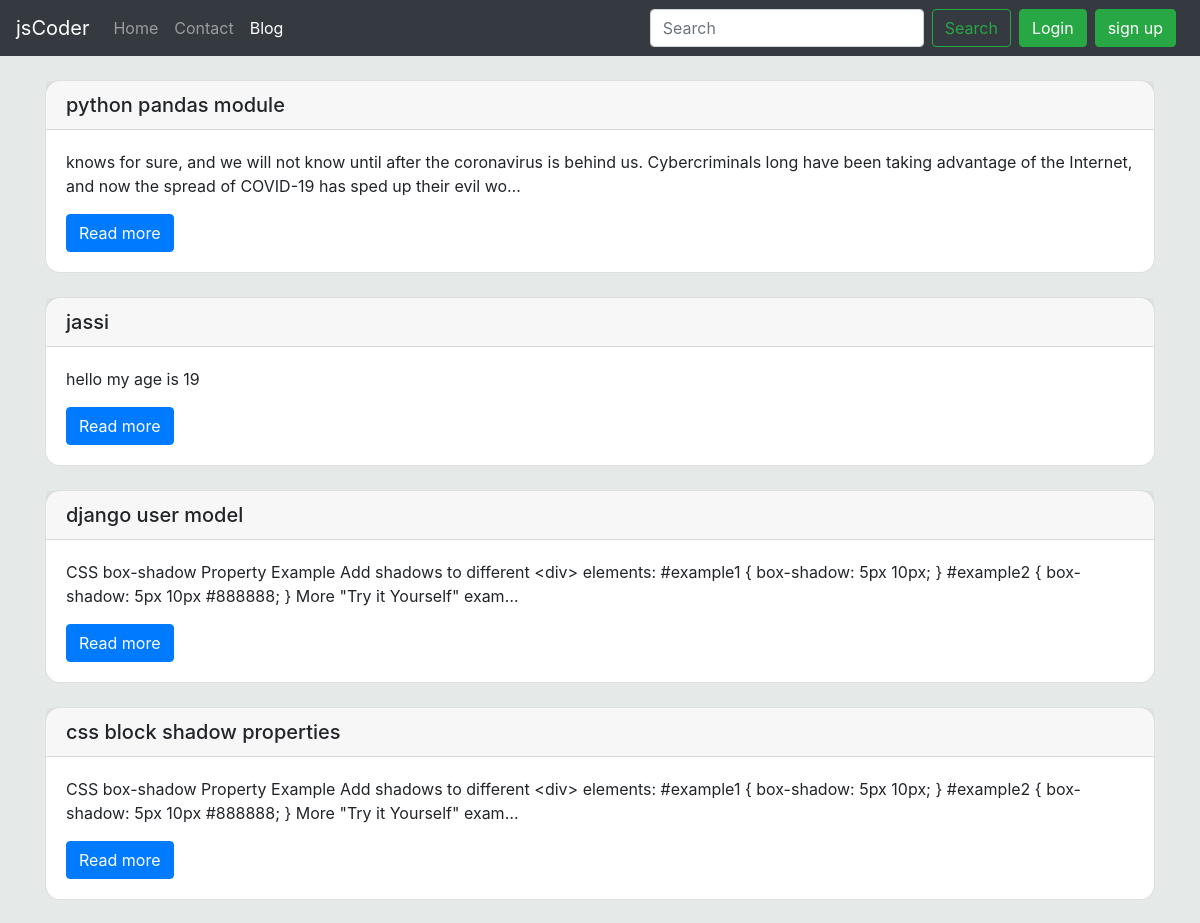
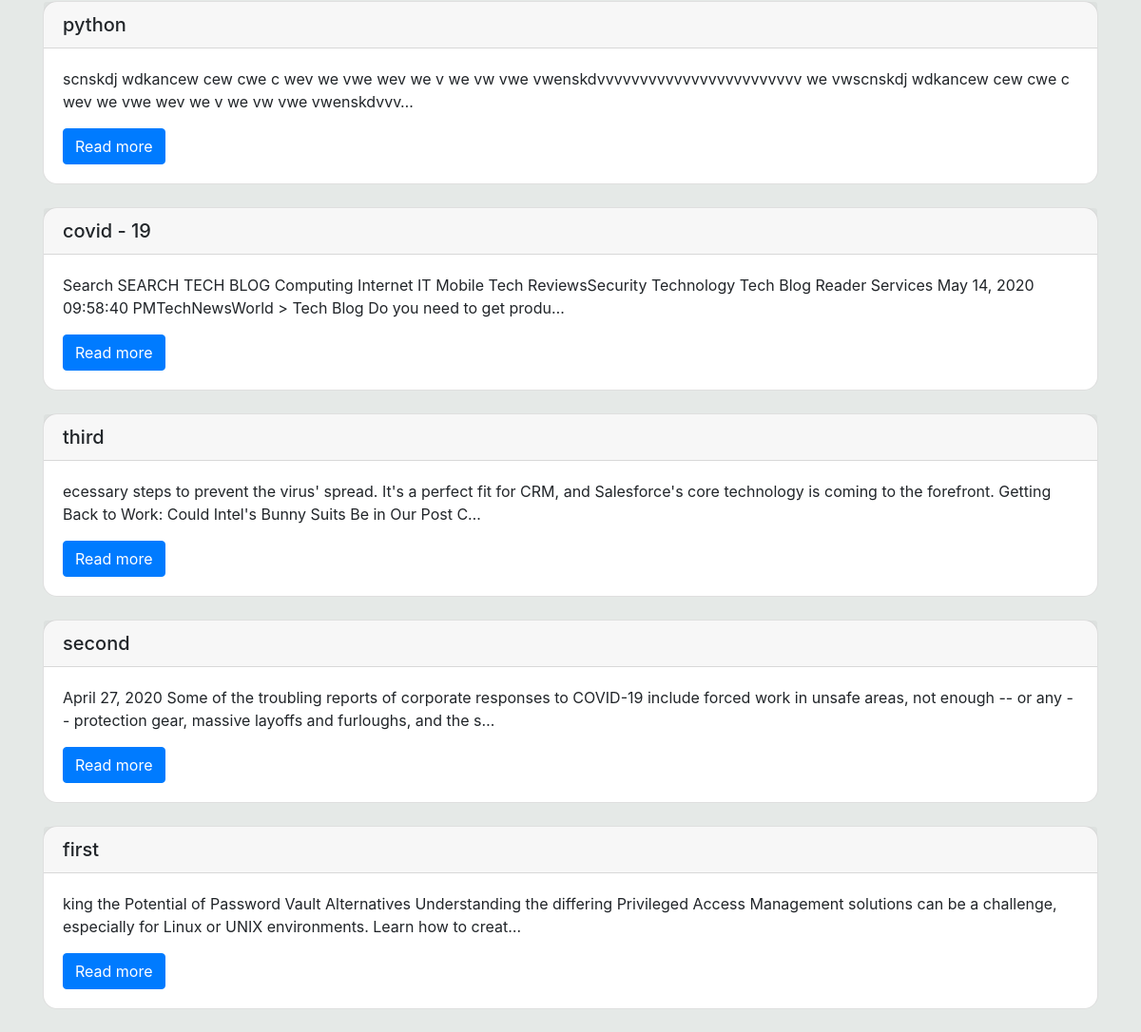
Screenshot of /blog/ with the database file from the repository (2 pictures, top to bottom).
### blog/models.py (models this page shows, shortened)
class Post(models.Model):
    id = models.AutoField
    title = models.CharField(max_length=100)
    content = models.TextField()
    date = models.DateField(auto_now=True)

### blog/views.py (the view)
# urls.py: path('',views.bloghome,name="bloghome"),
def bloghome(request):
    posts = Post.objects.all()[::-1]
    param = {'posts':posts}
    return render(request,'blog/bloghome.html',param)

### templates/blog/bloghome.html (shortened to what this page needs)
{% extends 'base.html' %}
{% block activeblog %}active
{% endblock activeblog %}
{% block body %}
{% load static %}
<link rel="stylesheet" href="{%static 'css/shadow.css'%}">
<div class="container">
    {% for post in posts %}
    <div class="card my-4 postsshadow" style="border-radius: 15px;">
    <h5 class="card-header">{{post.title}}</h5>
    <div class="card-body">
        <p class="card-text">{{post.content|truncatechars:200}}</p>
        <a href="/blog/{{post.title}}" class="btn btn-primary">Read more</a>
    </div>
    </div>
    {% endfor %}
</div>
{% endblock body %}

### rows the page displays
Post: title "python pandas module", content "knows for sure, and we will not know until after the coronavirus is behind us. Cybercriminals long have been taking advantage of the Internet, and now the spread of COVID-19 has sped up their evil wo…"
Post: title "jassi", content "hello my age is 19"
Post: title "django user model", content "CSS box-shadow Property Example Add shadows to different <div> elements: #example1 { box-shadow: 5px 10px; } #example2 { box-shadow: 5px 10px #888888; } More \"Try it Yourself\" exam…"
Post: title "css block shadow properties", content "CSS box-shadow Property Example Add shadows to different <div> elements: #example1 { box-shadow: 5px 10px; } #example2 { box-shadow: 5px 10px #888888; } More \"Try it Yourself\" exam…"
Post: title "python", content "scnskdj wdkancew cew cwe c wev we vwe wev we v we vw vwe vwenskdvvvvvvvvvvvvvvvvvvvvvvvv we vwscnskdj wdkancew cew cwe c wev we vwe wev we v we vw vwe vwenskdvvv…"
Post: title "covid - 19", content "Search SEARCH TECH BLOG Computing Internet IT Mobile Tech ReviewsSecurity Technology Tech Blog Reader Services May 14, 2020 09:58:40 PMTechNewsWorld > Tech Blog Do you need to get produ…"
Post: title "third", content "ecessary steps to prevent the virus' spread. It's a perfect fit for CRM, and Salesforce's core technology is coming to the forefront. Getting Back to Work: Could Intel's Bunny Suits Be in Our Post C…"
Post: title "second", content "April 27, 2020 Some of the troubling reports of corporate responses to COVID-19 include forced work in unsafe areas, not enough -- or any -- protection gear, massive layoffs and furloughs, and the s…"
Post: title "first", content "king the Potential of Password Vault Alternatives Understanding the differing Privileged Access Management solutions can be a challenge, especially for Linux or UNIX environments. Learn how to creat…"
